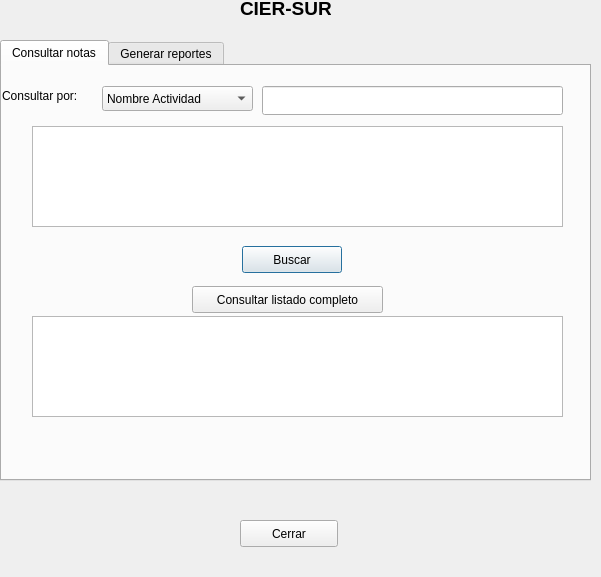
<?xml version="1.0" encoding="UTF-8"?>
<ui version="4.0">
 <class>ventana</class>
 <widget class="QDialog" name="ventana">
  <property name="geometry">
   <rect>
    <x>0</x>
    <y>0</y>
    <width>601</width>
    <height>577</height>
   </rect>
  </property>
  <property name="windowTitle">
   <string>Dialog</string>
  </property>
  <widget class="QLabel" name="etiquetaTitulo_2">
   <property name="geometry">
    <rect>
     <x>240</x>
     <y>0</y>
     <width>91</width>
     <height>16</height>
    </rect>
   </property>
   <property name="font">
    <font>
     <pointsize>14</pointsize>
     <weight>75</weight>
     <bold>true</bold>
    </font>
   </property>
   <property name="text">
    <string>CIER-SUR</string>
   </property>
  </widget>
  <widget class="QTabWidget" name="tabWidget">
   <property name="geometry">
    <rect>
     <x>0</x>
     <y>40</y>
     <width>591</width>
     <height>441</height>
    </rect>
   </property>
   <property name="currentIndex">
    <number>0</number>
   </property>
   <widget class="QWidget" name="tab_2">
    <attribute name="title">
     <string>Consultar notas</string>
    </attribute>
    <widget class="QLineEdit" name="campoBusqueda">
     <property name="geometry">
      <rect>
       <x>260</x>
       <y>20</y>
       <width>301</width>
       <height>29</height>
      </rect>
     </property>
    </widget>
    <widget class="QPushButton" name="botonBuscar">
     <property name="geometry">
      <rect>
       <x>240</x>
       <y>180</y>
       <width>100</width>
       <height>27</height>
      </rect>
     </property>
     <property name="text">
      <string>Buscar</string>
     </property>
    </widget>
    <widget class="QComboBox" name="comboAtributos">
     <property name="geometry">
      <rect>
       <x>100</x>
       <y>20</y>
       <width>151</width>
       <height>25</height>
      </rect>
     </property>
     <item>
      <property name="text">
       <string>Nombre Actividad</string>
      </property>
     </item>
     <item>
      <property name="text">
       <string>ID Actividad</string>
      </property>
     </item>
    </widget>
    <widget class="QTableWidget" name="tableWidget">
     <property name="geometry">
      <rect>
       <x>30</x>
       <y>60</y>
       <width>531</width>
       <height>101</height>
      </rect>
     </property>
    </widget>
    <widget class="QLabel" name="etiquetaBuscar">
     <property name="geometry">
      <rect>
       <x>0</x>
       <y>20</y>
       <width>101</width>
       <height>20</height>
      </rect>
     </property>
     <property name="text">
      <string>Consultar por:</string>
     </property>
    </widget>
    <widget class="QTableWidget" name="tableWidget_2">
     <property name="geometry">
      <rect>
       <x>30</x>
       <y>250</y>
       <width>531</width>
       <height>101</height>
      </rect>
     </property>
    </widget>
    <widget class="QPushButton" name="botonBuscar_2">
     <property name="geometry">
      <rect>
       <x>190</x>
       <y>220</y>
       <width>191</width>
       <height>27</height>
      </rect>
     </property>
     <property name="text">
      <string>Consultar listado completo</string>
     </property>
    </widget>
   </widget>
   <widget class="QWidget" name="tab">
    <property name="toolTip">
     <string>&lt;html&gt;&lt;head/&gt;&lt;body&gt;&lt;p&gt;&lt;br/&gt;&lt;/p&gt;&lt;/body&gt;&lt;/html&gt;</string>
    </property>
    <attribute name="title">
     <string>Generar reportes</string>
    </attribute>
    <widget class="QPushButton" name="pushButton_2">
     <property name="geometry">
      <rect>
       <x>180</x>
       <y>160</y>
       <width>211</width>
       <height>27</height>
      </rect>
     </property>
     <property name="text">
      <string>Generar certificado de notas</string>
     </property>
    </widget>
   </widget>
  </widget>
  <widget class="QPushButton" name="pushButton">
   <property name="geometry">
    <rect>
     <x>240</x>
     <y>520</y>
     <width>98</width>
     <height>27</height>
    </rect>
   </property>
   <property name="text">
    <string>Cerrar</string>
   </property>
  </widget>
 </widget>
 <resources/>
 <connections/>
</ui>
